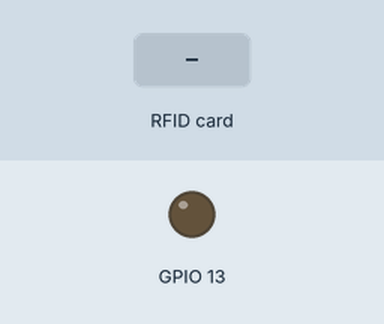
Bench run of a sketch on a simulated ESP32. On the bench: output pins drawn as LEDs (lit = HIGH). The inputs (shaded band) are chosen by the test bench. What the sketch prints to the serial monitor is not drawn.

Above: at 6.2 s.
6.3 s: RFID card 5E 7A 19 C4 held to the reader
Timing chart, 0 to 9.3 s (numbered marks = the images above; inputs shaded):
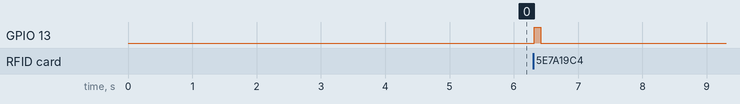

Measured:
- after the input at 6.3 s, GPIO 13: LOW → HIGH at once, → LOW 0.10 s later

The sketch:

wifi_connect.ino
```cpp
#include<WiFi.h>
#include <SPI.h>
#include <MFRC522.h>

int led_pin = 4;
const char* ssid = "POS_Server";
const char* password = "asdffdsa";

#define RST_PIN_two 25  //for rfid two
#define SDA_PIN_two 5
MFRC522 Hmi_mfrc522(SDA_PIN_two, RST_PIN_two);
int try_ = 0;

void setup() {
  Serial.begin(115200);
  pinMode(13, OUTPUT);
  SPI.begin();
  // mfrc522.PCD_Init();
  Hmi_mfrc522.PCD_Init();

  // WiFi.begin(ssid, password);
  while(WiFi.status() != WL_CONNECTED && try_++ < 10){
    Serial.print(".");
    delay(500);
  }

  Serial.println();
  Serial.print("Connected Wifi to ");
  Serial.println(ssid);
}

void loop() {
  rfid_setup_two();
}

void rfid_setup_two() {  // rfid auth
  Serial.println(" rfid setup in Hmi two");
  if (Hmi_mfrc522.PICC_IsNewCardPresent() && Hmi_mfrc522.PICC_ReadCardSerial()) {
    Serial.print("UID tag :");
    String rfid_content_two = "";

    for (byte i = 0; i < Hmi_mfrc522.uid.size; i++) {
      Serial.print(Hmi_mfrc522.uid.uidByte[i] < 0x10 ? " 0" : " ");
      Serial.print(Hmi_mfrc522.uid.uidByte[i], HEX);
      rfid_content_two.concat(String(Hmi_mfrc522.uid.uidByte[i] < 0x10 ? "0" : ""));
      rfid_content_two.concat(String(Hmi_mfrc522.uid.uidByte[i], HEX));
    }

    Serial.println();
    rfid_content_two.toUpperCase();
    Serial.print("RFID card two is => ");
    Serial.println(rfid_content_two);

    Hmi_mfrc522.PICC_HaltA();
    Hmi_mfrc522.PCD_StopCrypto1();

    digitalWrite(13, HIGH);
    delay(100);
    digitalWrite(13, LOW);
  }
}
```
